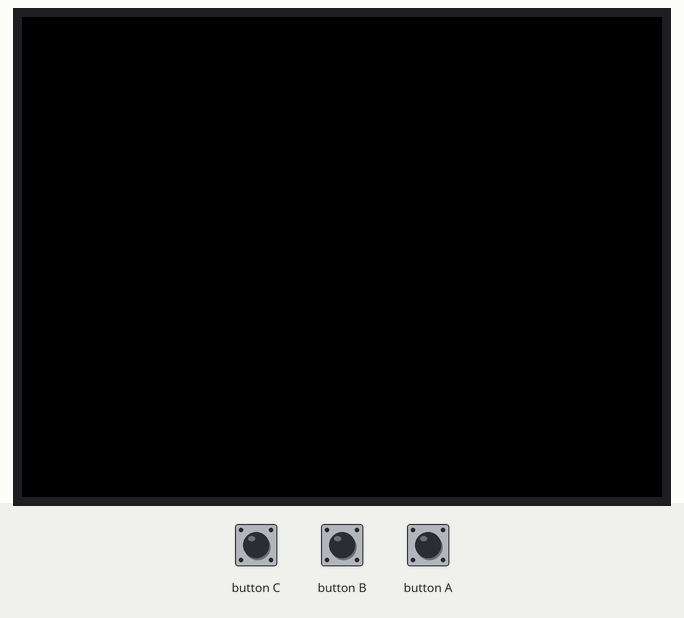
Bench run of a sketch on a simulated ESP32. On the bench: 320×240 colour display. The inputs (shaded band) are chosen by the test bench.

Above: at 1.4 s.
1.5 s: button A pressed for 0.15 s
At 2.4 s:
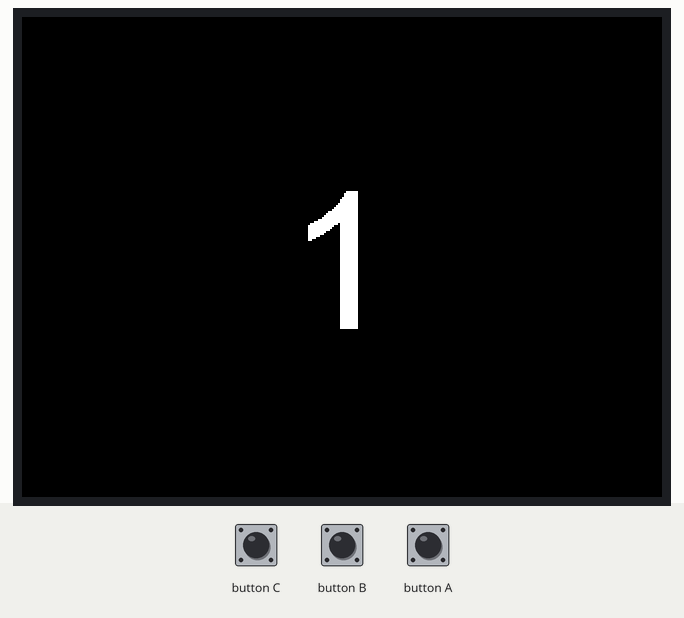
3.1 s: button A pressed for 1 s
At 3.6 s:
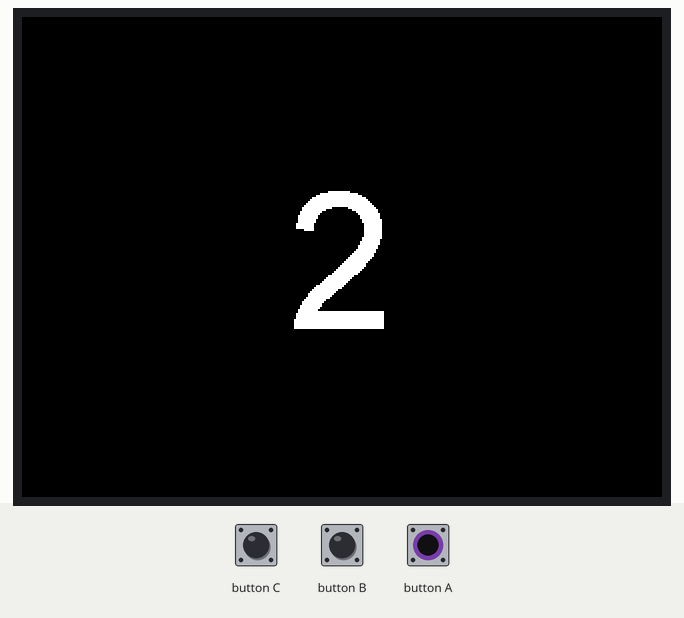
Timing chart, 0 to 6.1 s (numbered marks = the images above; inputs shaded):
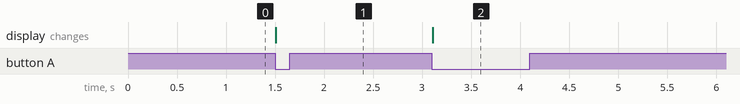

The sketch:

counter.ino
```cpp
#include <M5Stack.h>

unsigned long counter = 0;

void setup(void) {
  M5.begin();
  M5.Lcd.fillScreen(TFT_BLACK);
  M5.setWakeupButton(BUTTON_A_PIN);
}

void loop() {
  if (M5.BtnA.wasPressed()) {
    counter++;
    M5.Lcd.setTextColor(TFT_WHITE, TFT_BLACK);
    M5.Lcd.setTextDatum(MC_DATUM);
    M5.Lcd.drawNumber(counter, 160, 120, 8);
  }
  M5.update();
}
```

Measured:
- after the input at 1.5 s, the display: changes at once (image 1)
- after the input at 3.1 s, the display: changes at once (image 2)
